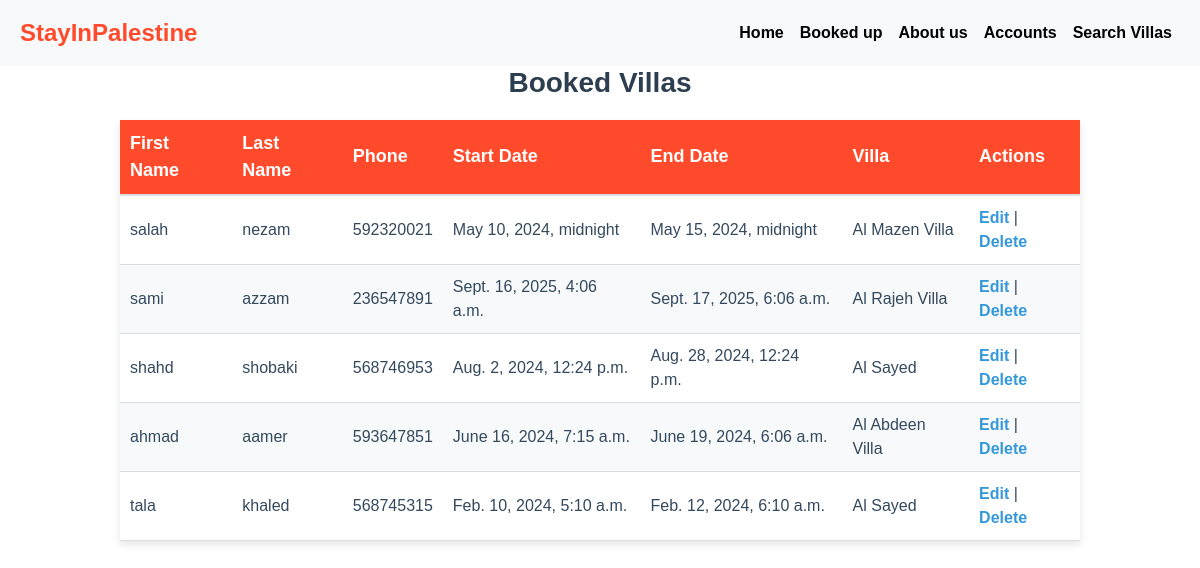
The app's page /booked, older data.
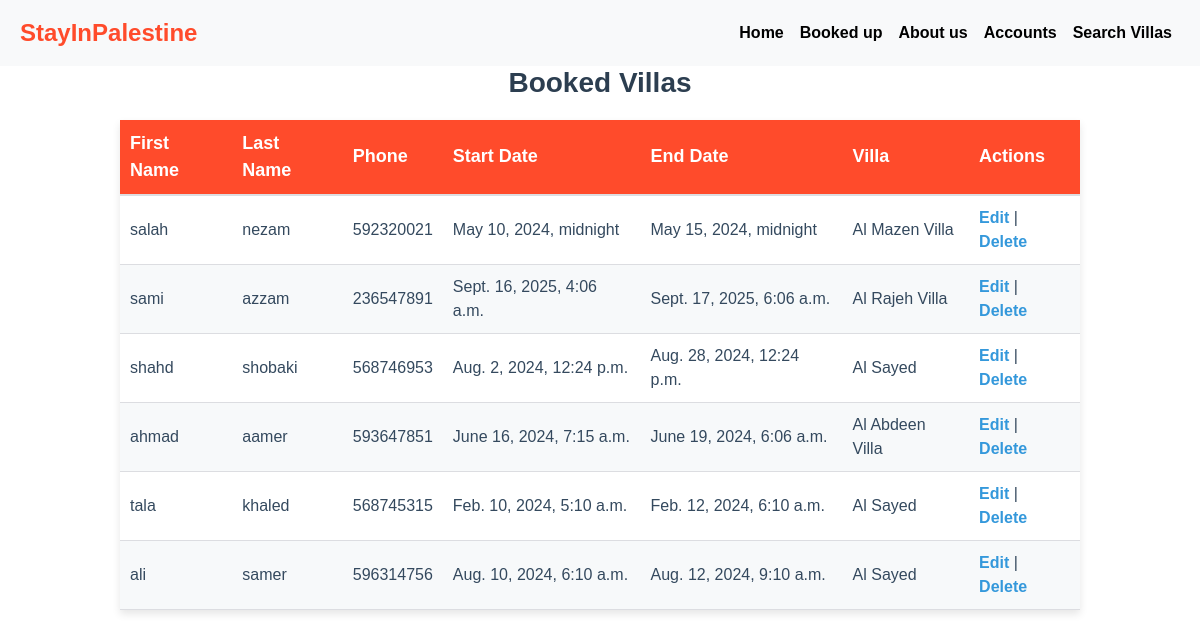
The same page, newer data.
### group/models.py (models this page shows)
class booking(models.Model):
    First_name = models.CharField(max_length=30)
    Last_name = models.CharField(max_length=30)
    phone = models.IntegerField()
    date_start = models.DateTimeField()
    date_end = models.DateTimeField()
    villas_id = models.ForeignKey(villas, on_delete=models.CASCADE)

class villas(models.Model):
    image = models.ImageField(upload_to='img')
    name = models.CharField(max_length=30)
    desc = models.TextField()
    rooms = models.IntegerField()
    status = models.CharField(max_length=20)
    location = models.CharField(max_length=30)
    price = models.IntegerField()
    user_id = models.ForeignKey(user, on_delete=models.CASCADE)

### group/views.py (the view)
# urls.py: path('booked',views.booked,name='booked'),
def booked(request):
    First_name = request.session.get('First_name')
    Last_name = request.session.get('Last_name')
    if First_name and Last_name:
        user_name = f"{First_name} {Last_name}"
    else:
        user_name = None
    booked_up = booking.objects.all()
    return render(request, 'booked.html', {'booked_up': booked_up ,'user_name': user_name})

### group/templates/booked.html (shortened to what this page needs)
<!DOCTYPE html>
<html lang="en">
<head>
    {% load static %}
    <link href="https://stackpath.bootstrapcdn.com/bootstrap/4.5.2/css/bootstrap.min.css" rel="stylesheet">
    <link rel="stylesheet" href="{% static 'css/booked.css' %}">
</head>
<body>
        <nav class="navbar navbar-expand-lg bg-light">
            <a class="navbar-brand" href="{% url 'index' %}">StayInPalestine</a>
            <div class="collapse navbar-collapse" id="navbarNav">
                <ul class="navbar-nav ml-auto">
                    <li class="nav-item">
                        <a class="nav-link" href="{% url 'index' %}">Home</a>
                    </li>
                    <li class="nav-item">
                        <a class="nav-link" href="{% url 'booked' %}">Booked up</a>
                    </li>
                    <li class="nav-item">
                        <a class="nav-link" href="{% url 'about' %}">About us</a>
                    </li>
                        {% if user_name %}
                        <a class="nav-link" href="{% url 'logout' %}">Logout</a>
                    {% else %}
                    <li class="nav-item">
                        <a class="nav-link" href="{% url 'login' %}">Accounts</a>
                        {% endif %}
                    </li>
                    <li class="nav-item">
                        <a class="nav-link" href="{% url 'villas' %}">Search Villas</a>
                    </li>
                </ul>
            </div>
        </nav>
        <h2>Booked Villas</h2>
        <table>
            <thead>
                <tr>
                    <th>First Name</th>
                    <th>Last Name</th>
                    <th>Phone</th>
                    <th>Start Date</th>
                    <th>End Date</th>
                    <th>Villa</th>
                    <th>Actions</th>
                </tr>
            </thead>
            <tbody>
                {% for booking in booked_up %}
                <tr>
                    <td>{{ booking.First_name }}</td>
                    <td>{{ booking.Last_name }}</td>
                    <td>{{ booking.phone }}</td>
                    <td>{{ booking.date_start }}</td>
                    <td>{{ booking.date_end }}</td>
                    <td>{{ booking.villas_id.name }}</td>
                    <td>
                        <a href="{% url 'edit_booking' booking.id %}">Edit</a> |
                        <a href="{% url 'delete_booking' booking.id %}" onclick="return confirm('Are you sure you want to delete this booking?');">Delete</a>
                    </td>
                </tr>
                {% endfor %}
            </tbody>
        </table>
</body>
</html>

Row changes from the older to the newer data that the page shows:
added booking: First_name "ali", Last_name "samer", phone "596314756", date_start "Aug. 10, 2024, 6:10 a.m.", date_end "Aug. 12, 2024, 9:10 a.m.", villas_id.name "Al Sayed"
